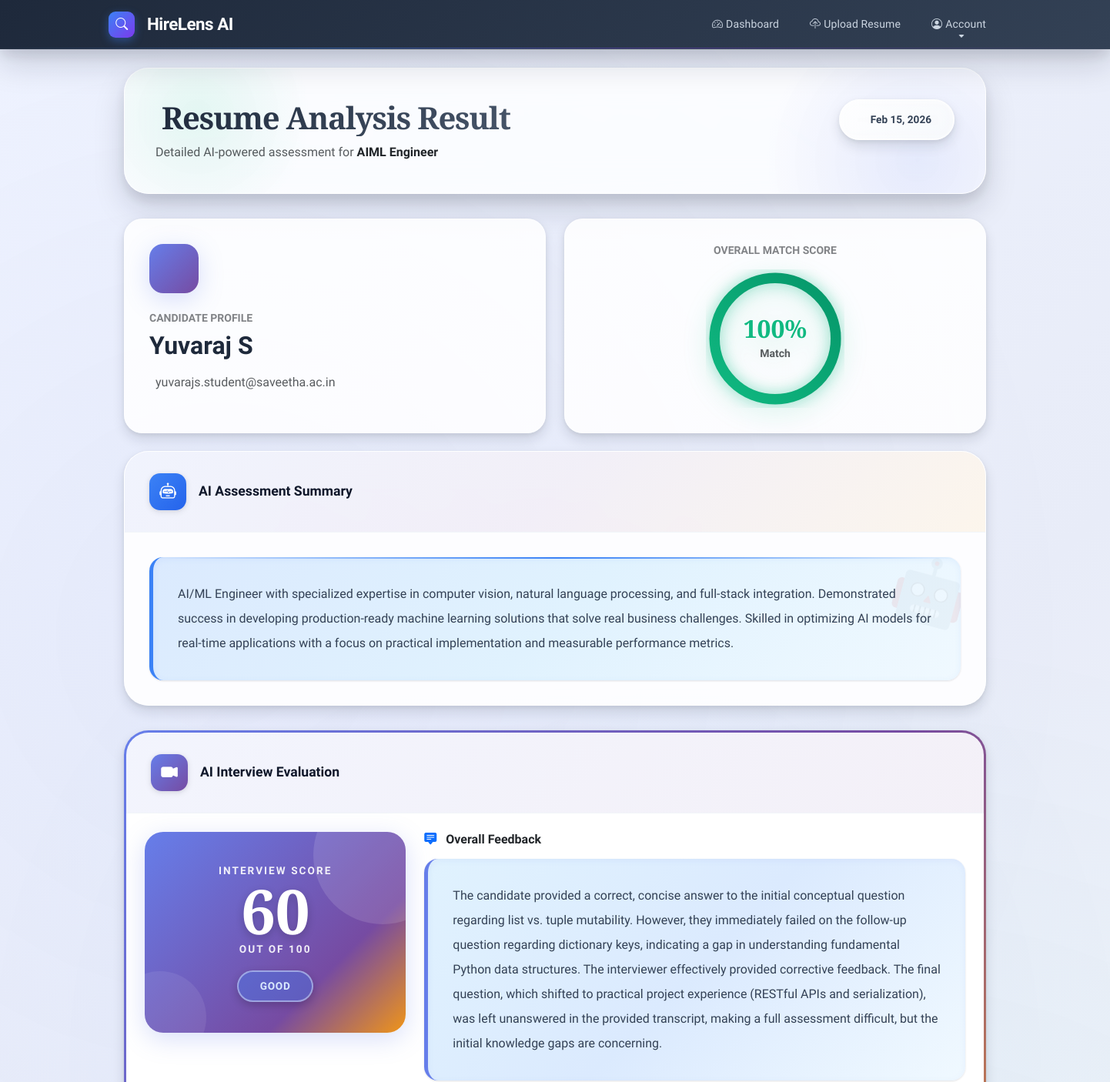
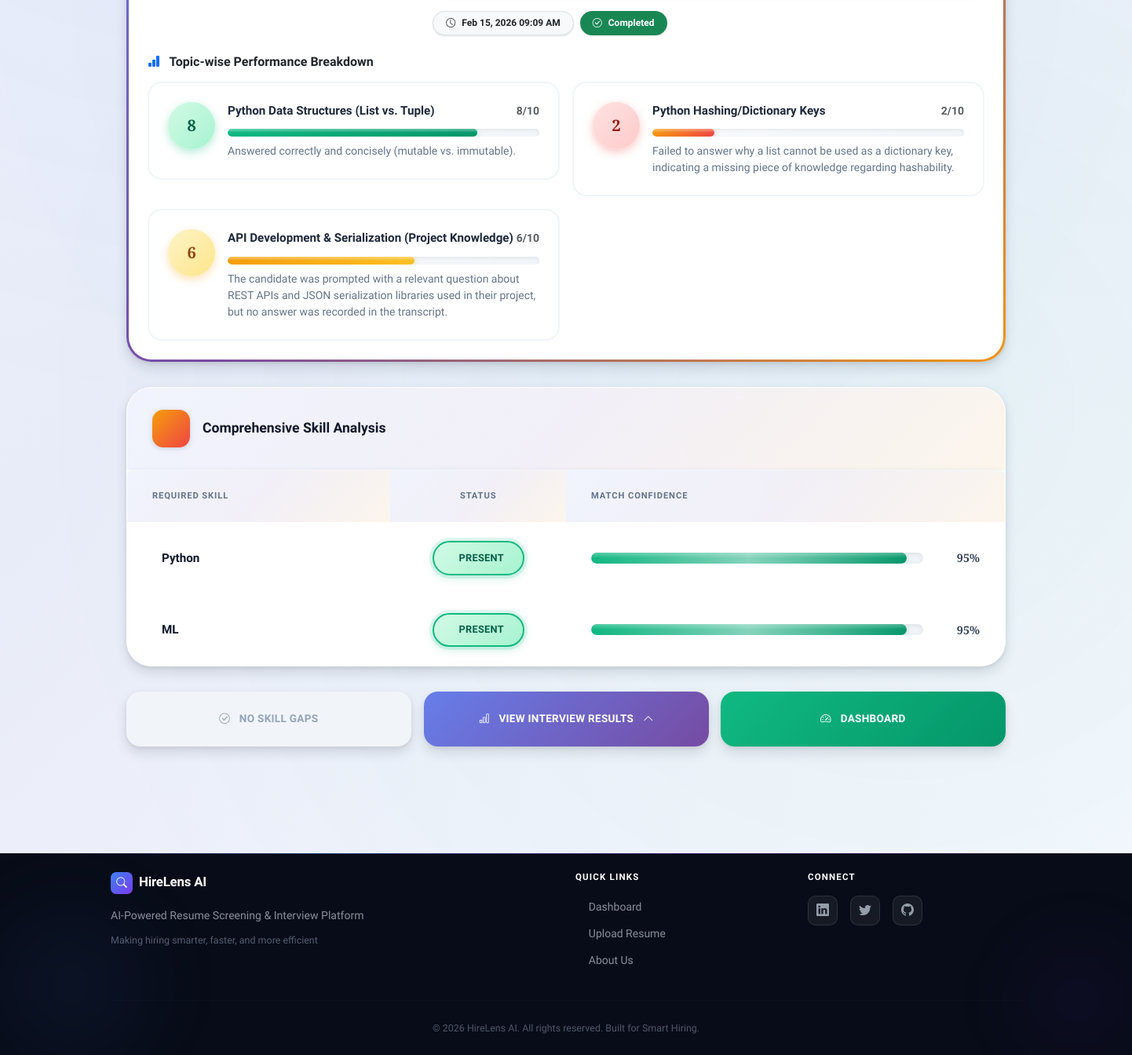
The page /analysis-result/67/ (signed in) on the database its author committed (2 pictures, top to bottom).
### hirelens_app/models.py (models this page shows, shortened)
class ResumeAnalysis(models.Model):
    candidate = models.ForeignKey(Candidate, on_delete=models.CASCADE)
    job = models.ForeignKey(CompanyRequirement, on_delete=models.CASCADE)
    similarity_score = models.FloatField(default=0.0)
    ai_summary = models.TextField(blank=True, default="Pending Analysis...")
    extracted_skills_list = models.TextField(blank=True, default="", help_text="Comma-separated list of extracted skills")
    interview_score = models.IntegerField(default=0, help_text="Overall AI Interview Score (0-100)")
    interview_feedback = models.TextField(blank=True, default="", help_text="AI feedback summary")
    detailed_breakdown = models.JSONField(default=list, blank=True, help_text="JSON list of topic-wise scores")
    analysis_time = models.DateTimeField(auto_now_add=True)

class CompanyRequirement(models.Model):
    hr = models.ForeignKey(HRProfile, on_delete=models.CASCADE)
    job_title = models.CharField(max_length=150)
    required_skills = models.TextField(
        help_text="Comma-separated skills (e.g., python, django, communication)"
    )
    minimum_experience = models.IntegerField(help_text="Years of experience")
    created_at = models.DateTimeField(auto_now_add=True)

class Candidate(models.Model):
    name = models.CharField(max_length=120)
    email = models.EmailField()
    phone = models.CharField(max_length=20)
    resume = models.FileField(upload_to="resumes/")
    uploaded_at = models.DateTimeField(auto_now_add=True)

class InterviewSession(models.Model):
    analysis = models.ForeignKey(ResumeAnalysis, on_delete=models.CASCADE)
    start_time = models.DateTimeField(auto_now_add=True)
    is_completed = models.BooleanField(default=False)
    system_context = models.TextField(blank=True)

### hirelens_app/views.py (the view)
@login_required
def analysis_result(request, analysis_id):
    analysis = get_object_or_404(ResumeAnalysis, id=analysis_id)
    courses = CourseRecommendation.objects.filter(analysis=analysis)
    job_reqs = [s.strip() for s in analysis.job.required_skills.split(",") if s.strip()]
    if analysis.extracted_skills_list:
        found_skills_clean = [s.strip().lower() for s in analysis.extracted_skills_list.split(",")]
    else:
        found_skills_clean = []
    skills_data = []
    for req_skill in job_reqs:
        req_lower = req_skill.lower()
        is_present = False
        for found in found_skills_clean:
            if req_lower == found:
                is_present = True; break
            if req_lower in found and len(found) < len(req_lower) + 4:
                is_present = True; break
            if f" {req_lower} " in f" {found} ":
                is_present = True; break
        skills_data.append({
            "skill_name": req_skill,
            "is_present": is_present,
            "similarity_score": 0.95 if is_present else 0.10
        })
    session = InterviewSession.objects.filter(analysis=analysis).last()
    return render(request, "hirelens_app/analysis_result.html", {
        "analysis": analysis,
        "courses": courses,
        "skills": skills_data,
        "summary": analysis.ai_summary,
        "session": session,
        "candidate": analysis.candidate,
    })

### hirelens_app/templates/hirelens_app/analysis_result.html (shortened to what this page needs)
{% extends "hirelens_app/base.html" %}
{% load custom_filters %}
{% block content %}
<div class="container mt-4 mb-5">
    <div class="page-header animate-fade-in">
        <div class="page-header-content">
            <div class="d-flex justify-content-between align-items-start flex-wrap gap-3">
                <div>
                    <h1 class="mb-2 fw-bold" style="color: #1e293b;">
                        Resume Analysis Result
                    </h1>
                    <p class="text-muted mb-0 fs-6">
                        Detailed AI-powered assessment for
                        <span class="fw-bold text-dark">{{ analysis.job.job_title }}</span>
                    </p>
                </div>
                <div>
                    <span class="date-badge">
                        {{ analysis.analysis_time|date:"M d, Y" }}
                    </span>
                </div>
            </div>
        </div>
    </div>
    <div class="row g-4 mb-4">
        <div class="col-lg-6 animate-fade-in animate-delay-1">
            <div class="info-card primary">
                <div class="candidate-icon">
                </div>
                <h6 class="text-uppercase text-muted fw-bold small mb-2 opacity-75">Candidate Profile</h6>
                <h2 class="fw-bold mb-3" style="color: #1e293b;">{{ analysis.candidate.name }}</h2>
                <div class="d-flex align-items-center text-muted">
                    <span class="fs-6">{{ analysis.candidate.email }}</span>
                </div>
            </div>
        </div>
        <div class="col-lg-6 animate-fade-in animate-delay-2">
            <div class="info-card success d-flex flex-column align-items-center justify-content-center">
                <h6 class="text-uppercase text-muted fw-bold small mb-3 opacity-75">Overall Match Score</h6>
                <div class="score-circle">
                    <svg width="160" height="160" viewBox="0 0 160 160">
                        <defs>
                            <linearGradient id="gradient-success" x1="0%" y1="0%" x2="100%" y2="100%">
                                <stop offset="0%" style="stop-color:#10b981;stop-opacity:1" />
                                <stop offset="100%" style="stop-color:#059669;stop-opacity:1" />
                            </linearGradient>
                        </defs>
                        <circle class="score-circle-bg" cx="80" cy="80" r="70"></circle>
                        <circle class="score-circle-progress"
                                cx="80" cy="80" r="70"
                                stroke-dasharray="440"
                                stroke-dashoffset="{% widthratio analysis.similarity_score|subtract:100|mul:-1 100 440 %}">
                        </circle>
                    </svg>
                    <div class="score-text">
                        <div class="display-5 fw-bold" style="color: #10b981;">{{ analysis.similarity_score|floatformat:"0" }}%</div>
                        <small class="text-muted fw-semibold">Match</small>
                    </div>
                </div>
            </div>
        </div>
    </div>
    <div class="section-card animate-fade-in animate-delay-3">
        <div class="section-header">
            <h5>
                <div class="section-header-icon icon-info">
                    <i class="bi bi-robot"></i>
                </div>
                AI Assessment Summary
            </h5>
        </div>
        <div class="ai-summary">
            <p class="mb-0 fs-6 lh-lg" style="color: #334155;">
                {{ analysis.ai_summary|default:"Our AI has completed the analysis. The detailed breakdown is available in the sections below." }}
            </p>
        </div>
    </div>
    {% if analysis.interview_feedback %}
    <div class="section-card interview-section animate-fade-in" id="interview-results">
        <div class="section-header" style="background: linear-gradient(135deg, #667eea15 0%, #764ba215 100%);">
            <h5>
                <div class="section-header-icon" style="background: linear-gradient(135deg, #667eea 0%, #764ba2 100%); color: white;">
                    <i class="bi bi-camera-video-fill"></i>
                </div>
                AI Interview Evaluation
            </h5>
        </div>
        <div class="p-4">
            <div class="row g-4 mb-4">
                <div class="col-md-4">
                    <div class="interview-score-card">
                        <div class="interview-score-label">Interview Score</div>
                        <div class="interview-score-big">{{ analysis.interview_score }}</div>
                        <div class="interview-score-label">out of 100</div>
                        <div class="interview-grade-badge {% if analysis.interview_score >= 80 %}grade-excellent{% elif analysis.interview_score >= 60 %}grade-good{% elif analysis.interview_score >= 40 %}grade-average{% else %}grade-poor{% endif %}">
                            {% if analysis.interview_score >= 80 %}Excellent
                            {% elif analysis.interview_score >= 60 %}Good
                            {% elif analysis.interview_score >= 40 %}Average
                            {% else %}Needs Improvement{% endif %}
                        </div>
                    </div>
                </div>
                <div class="col-md-8">
                    <h6 class="fw-bold text-dark mb-3">
                        <i class="bi bi-chat-square-text-fill text-primary me-2"></i>
                        Overall Feedback
                    </h6>
                    <div class="feedback-box">
                        <p class="mb-0 lh-lg" style="color: #334155;">
                            {{ analysis.interview_feedback }}
                        </p>
                    </div>
                    {% if session %}
                    <div class="mt-3 d-flex gap-2 flex-wrap">
                        <span class="badge bg-light text-dark border px-3 py-2">
                            <i class="bi bi-clock me-1"></i>
                            {{ session.start_time|date:"M d, Y h:i A" }}
                        </span>
                        <span class="badge {% if session.is_completed %}bg-success{% else %}bg-warning{% endif %} px-3 py-2">
                            <i class="bi bi-{% if session.is_completed %}check-circle{% else %}hourglass-split{% endif %} me-1"></i>
                            {% if session.is_completed %}Completed{% else %}In Progress{% endif %}
                        </span>
                    </div>
                    {% endif %}
                </div>
            </div>
            {% if analysis.detailed_breakdown %}
            <h6 class="fw-bold text-dark mb-3 mt-4">
                <i class="bi bi-bar-chart-fill text-primary me-2"></i>
                Topic-wise Performance Breakdown
            </h6>
            <div class="row g-3">
                {% for item in analysis.detailed_breakdown %}
                <div class="col-md-6">
                    <div class="breakdown-item">
                        <div class="d-flex align-items-start gap-3">
                            <div class="breakdown-score-circle {% if item.score >= 7 %}score-high{% elif item.score >= 4 %}score-mid{% else %}score-low{% endif %}">
                                {{ item.score }}
                            </div>
                            <div class="flex-grow-1">
                                <div class="d-flex justify-content-between align-items-center mb-1">
                                    <h6 class="mb-0 fw-bold" style="color: #1e293b; font-size: 0.95rem;">
                                        {{ item.topic|default:"General" }}
                                    </h6>
                                    <small class="text-muted fw-bold">{{ item.score }}/10</small>
                                </div>
                                <div class="breakdown-bar">
                                    {% widthratio item.score 10 100 as bar_percent %}
                                    <div class="breakdown-bar-fill {% if item.score >= 7 %}bar-high{% elif item.score >= 4 %}bar-mid{% else %}bar-low{% endif %}"
                                         data-width="{{ bar_percent }}" style="width: 0%;"></div>
                                </div>
                                <p class="mb-0 mt-2 small" style="color: #64748b; line-height: 1.5;">
                                    {{ item.feedback|default:"No specific feedback." }}
                                </p>
                            </div>
                        </div>
                    </div>
                </div>
                {% endfor %}
            </div>
            {% endif %}
        </div>
    </div>
    {% endif %}
    <div class="section-card animate-fade-in">
        <div class="section-header">
            <h5>
                <div class="section-header-icon icon-warning">
                </div>
                Comprehensive Skill Analysis
            </h5>
        </div>
        {% if skills %}
        <div class="table-responsive">
            <table class="table skills-table">
                <thead>
                    <tr>
                        <th style="width: 30%;">Required Skill</th>
                        <th class="text-center" style="width: 20%;">Status</th>
                        <th style="width: 50%;">Match Confidence</th>
                    </tr>
                </thead>
                <tbody>
                    {% for skill in skills %}
                    {% widthratio skill.similarity_score 1 100 as percent %}
                    <tr>
                        <td>
                            <div class="skill-name">
                                {{ skill.skill_name|capfirst }}
                            </div>
                        </td>
                        <td class="text-center">
                            {% if skill.is_present %}
                                <span class="status-badge badge-present">
                                    Present
                                </span>
                            {% else %}
                                <span class="status-badge badge-missing">
                                    <i class="fas fa-times-circle"></i>
                                    Missing
                                </span>
                            {% endif %}
                        </td>
                        <td>
                            <div class="skill-progress-container">
                                <div class="skill-progress">
                                    <div class="skill-progress-bar {% if skill.is_present %}progress-success{% else %}progress-danger{% endif %}"
                                         data-width="{{ percent }}">
                                    </div>
                                </div>
                                <span class="skill-percentage">{{ percent }}%</span>
                            </div>
                        </td>
                    </tr>
                    {% endfor %}
                </tbody>
            </table>
        </div>
        {% endif %}
    </div>
    <div class="row g-3 mb-4 animate-fade-in">
        <div class="col-md-4">
            {% if courses %}
            <button onclick="document.getElementById('courses-section').scrollIntoView({behavior: 'smooth'});"
                    class="action-btn btn-outline-gradient w-100">
                <i class="bi bi-book me-2"></i>
                View Courses
                <i class="bi bi-arrow-down ms-2"></i>
            </button>
            {% else %}
            <button class="action-btn w-100" style="background: #f1f5f9; color: #94a3b8;" disabled>
                <i class="bi bi-check-circle me-2"></i>
                No Skill Gaps
            </button>
            {% endif %}
        </div>
        <div class="col-md-4">
            {% if analysis.interview_feedback %}
            <button onclick="document.getElementById('interview-results').scrollIntoView({behavior: 'smooth'});"
                    class="action-btn w-100" style="background: linear-gradient(135deg, #667eea 0%, #764ba2 100%); color: white;">
                <i class="bi bi-bar-chart me-2"></i>
                View Interview Results
                <i class="bi bi-chevron-up ms-2"></i>
            </button>
            {% else %}
            <a href="{% url 'interview' analysis.id %}" class="action-btn btn-gradient-primary w-100 text-decoration-none d-block text-center">
                <i class="bi bi-camera-video me-2"></i>
                Start AI Interview
                <i class="bi bi-arrow-right ms-2"></i>
            </a>
            {% endif %}
        </div>
        <div class="col-md-4">
            <a href="{% url 'hr_dashboard' %}" class="action-btn btn-gradient-success w-100 text-decoration-none d-block text-center">
                <i class="bi bi-speedometer2 me-2"></i>
                Dashboard
            </a>
        </div>
    </div>
</div>
{% endblock %}

### rows shown on the page
ResumeAnalysis: job.job_title "AIML Engineer", analysis_time "Feb 15, 2026", candidate.name "Yuvaraj S", candidate.email "yuvarajs.student@saveetha.ac.in", similarity_score "100", ai_summary "AI/ML Engineer with specialized expertise in computer vision, natural language processing, and full-stack integration. Demonstrated success in developing production-ready machine learning solutions that solve real business challenges. Skilled in optimizing AI models for real-time applications with a focus on practical implementation and measurable performance metrics.", interview_score "60", interview_feedback "The candidate provided a correct, concise answer to the initial conceptual question regarding list vs. tuple mutability. However, they immediately failed on the follow-up question regarding dictionary keys, indicating a gap in understanding fundamental Python data structures. The interviewer effectively provided corrective feedback. The final question, which shifted to practical project experience (RESTful APIs and serialization), was left unanswered in the provided transcript, making a full assessment difficult, but the initial knowledge gaps are concerning."
InterviewSession: start_time "Feb 15, 2026 09:09 AM"

### other values the page prints
{{ item.score }} "8" "2" "6"
{{ item.topic|default:"General" }} "Python Data Structures (List vs. Tuple)" "Python Hashing/Dictionary Keys" "API Development & Serialization (Project Knowledge)"
{{ item.feedback|default:"No specific feedback." }} "Answered correctly and concisely (mutable vs. immutable)." "Failed to answer why a list cannot be used as a dictionary key, indicating a missing piece of knowledge regarding hashability." "The candidate was prompted with a relevant question about REST APIs and JSON serialization libraries used in their project, but no answer was recorded in the transcript."
{{ skill.skill_name|capfirst }} "Python" "ML"
{{ percent }} "95" "95"
